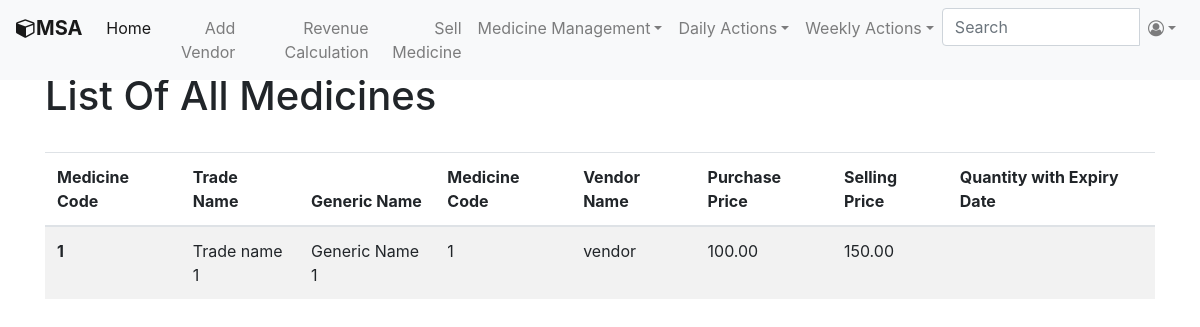
Screenshot of /listOfMed (signed in) with the database file from the repository.
### shop/models.py (models this page shows, shortened)
class Medicine(models.Model):
    def validate_price(price):
        if price <= 0:
            raise ValidationError("Price is not valid.")
    trade_name = models.CharField(max_length=100, blank=False)
    generic_name = models.CharField(max_length=100, blank=False)
    description = models.CharField(max_length=500, default=None, blank=True)
    purchasePrice = models.DecimalField(
        decimal_places=2, default=0.00, blank=False, max_digits=10, validators=[validate_price])
    unit_selling = models.DecimalField(
        decimal_places=2, default=0.00, blank=False, max_digits=10, validators=[validate_price])
    threshold_value = models.IntegerField(
        default=0, blank=True)
    vendor = models.ForeignKey(Vendor, default=None, on_delete=models.CASCADE)

class Vendor(models.Model):
    name = models.CharField(max_length=100, blank=False)
    address = models.CharField(max_length=500, blank=False)
    phone_regex = RegexValidator(
        regex=r'^(?:\s+|)((0|(?:(\+|)91))(?:\s|-)*(?:(?:\d(?:\s|-)*\d{9})|(?:\d{2}(?:\s|-)*\d{8})|(?:\d{3}(?:\s|-)*\d{7}))|\d{10})(?:\s+|)', message=("Phone Number is not valid"))
    phone = models.CharField(max_length=14, blank=False, validators=[phone_regex] )
    email = models.EmailField(blank=False)

### shop/views.py (the view)
# urls.py: path('listOfMed', views.listOfMed, name='listOfMed'),
@login_required(login_url='login')
def listOfMed(request):
    if request.method == "GET":
        usable_item = UsableItem.objects.all()
        medicine = Medicine.objects.all().filter(
            trade_name__icontains='') | Medicine.objects.all().filter(generic_name__icontains='')
        return render(request, 'listOfmed.html', {'medicine': medicine, 'usable_item': usable_item})

### shop/templates/listOfmed.html (shortened to what this page needs)
{% extends 'base.html' %}
{% block content %}
{% if medicine %}
    <h1>List Of All Medicines</h1>
    <br/>
    <table class="table table-striped table-hover">
        <thead>
            <tr>
            <th scope="col">Medicine Code</th>
            <th scope="col">Trade Name</th>
            <th scope="col">Generic Name</th>
            <th scope="col">Medicine Code</th>
            <th scope="col">Vendor Name</th>
            <th scope="col">Purchase Price</th>
            <th scope="col">Selling Price</th>
            <th scope="col">Quantity with Expiry Date</th>
            </tr>
        </thead>
        <tbody>
        {% for meditem in medicine %}
            <tr>
                <th scope="row">{{ forloop.counter }}</th>
                <td data-bs-toggle="tooltip" data-bs-placement="bottom" title="Description: {{ meditem.description }}">{{ meditem.trade_name }}</td>
                <td data-bs-toggle="tooltip" data-bs-placement="bottom" title="Description: {{ meditem.description }}">{{ meditem.generic_name }}</td>
                <td>{{ meditem.id }}</td>
                <td data-bs-toggle="tooltip" data-bs-placement="bottom" title="Vendor ID: {{ meditem.vendor.id }}
Vendor Phone: {{ meditem.vendor.phone }}
Vendor Email: {{ meditem.vendor.email }}
Purchase Price: {{ meditem.purchasePrice }}">{{ meditem.vendor.name }}</td>
                <td>{{ meditem.purchasePrice }}</td>
                <td>{{ meditem.unit_selling }}</td>
                <td>
                </td>
            </tr>
        {% endfor %}
        </tbody>
    </table>
{% else %}
    <h1>No Matching Items Found</h1>
{% endif %}
{% endblock %}

### rows the page displays
Medicine: trade_name "Trade name 1", generic_name "Generic Name 1", id "1", vendor.name "vendor", purchasePrice "100.00", unit_selling "150.00"
